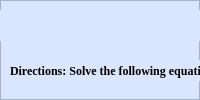
                <widget class="QWidget" name="mathFluencySubtest11to15">
                 <layout class="QVBoxLayout" name="verticalLayout_22">
                  <property name="spacing">
                   <number>0</number>
                  </property>
                  <property name="leftMargin">
                   <number>0</number>
                  </property>
                  <property name="topMargin">
                   <number>0</number>
                  </property>
                  <property name="rightMargin">
                   <number>0</number>
                  </property>
                  <property name="bottomMargin">
                   <number>0</number>
                  </property>
                  <item>
                   <widget class="QFrame" name="frame_55">
                    <property name="styleSheet">
                     <string notr="true">background-color: rgb(218, 229, 255);
</string>
                    </property>
                    <property name="frameShape">
                     <enum>QFrame::StyledPanel</enum>
                    </property>
                    <property name="frameShadow">
                     <enum>QFrame::Raised</enum>
                    </property>
                    <widget class="QPushButton" name="pushButton_15">
                     <property name="geometry">
                      <rect>
                       <x>590</x>
                       <y>410</y>
                       <width>81</width>
                       <height>21</height>
                      </rect>
                     </property>
                     <property name="font">
                      <font>
                       <pointsize>8</pointsize>
                       <weight>75</weight>
                       <bold>true</bold>
                       <kerning>true</kerning>
                      </font>
                     </property>
                     <property name="cursor">
                      <cursorShape>PointingHandCursor</cursorShape>
                     </property>
                     <property name="acceptDrops">
                      <bool>false</bool>
                     </property>
                     <property name="styleSheet">
                      <string notr="true">background-color: rgb(180, 203, 253);
border-radius: 10px;</string>
                     </property>
                     <property name="text">
                      <string>Next</string>
                     </property>
                     <property name="icon">
                      <iconset resource="icons.qrc">
                       <normaloff>:/icons/1CON/chevron-right.svg</normaloff>:/icons/1CON/chevron-right.svg</iconset>
                     </property>
                     <property name="iconSize">
                      <size>
                       <width>24</width>
                       <height>24</height>
                      </size>
                     </property>
                     <property name="autoDefault">
                      <bool>false</bool>
                     </property>
                    </widget>
                    <widget class="QLabel" name="label_58">
                     <property name="geometry">
                      <rect>
                       <x>10</x>
                       <y>60</y>
                       <width>281</width>
                       <height>21</height>
                      </rect>
                     </property>
                     <property name="font">
                      <font>
                       <family>Times New Roman</family>
                       <pointsize>9</pointsize>
                       <weight>75</weight>
                       <bold>true</bold>
                       <underline>false</underline>
                      </font>
                     </property>
                     <property name="mouseTracking">
                      <bool>false</bool>
                     </property>
                     <property name="text">
                      <string>Directions: Solve the following equations.</string>
                     </property>
                    </widget>
                    <widget class="QFrame" name="frame_56">
                     <property name="geometry">
                      <rect>
                       <x>10</x>
                       <y>110</y>
                       <width>661</width>
                       <height>41</height>
                      </rect>
                     </property>
                     <property name="styleSheet">
                      <string notr="true">background-color: rgb(218, 229, 255);
border-radius: 10px;</string>
                     </property>
                     <property name="frameShape">
                      <enum>QFrame::StyledPanel</enum>
                     </property>
                     <property name="frameShadow">
                      <enum>QFrame::Raised</enum>
                     </property>
                     <widget class="QLineEdit" name="lineEdit_27">
                      <property name="geometry">
                       <rect>
                        <x>280</x>
                        <y>0</y>
                        <width>381</width>
                        <height>41</height>
                       </rect>
                      </property>
                      <property name="font">
                       <font>
                        <pointsize>10</pointsize>
                       </font>
                      </property>
                      <property name="toolTip">
                       <string/>
                      </property>
                      <property name="styleSheet">
                       <string notr="true">QLineEdit {
	border: 2px solid #FFFFFF;
}

QLineEdit:focus{
	border: 2px solid #000000
}</string>
                      </property>
                      <property name="frame">
                       <bool>true</bool>
                      </property>
                      <property name="cursorPosition">
                       <number>0</number>
                      </property>
                      <property name="alignment">
                       <set>Qt::AlignLeading|Qt::AlignLeft|Qt::AlignVCenter</set>
                      </property>
                      <property name="clearButtonEnabled">
                       <bool>true</bool>
                      </property>
                     </widget>
                     <widget class="QLabel" name="label_59">
                      <property name="geometry">
                       <rect>
                        <x>10</x>
                        <y>10</y>
                        <width>261</width>
                        <height>21</height>
                       </rect>
                      </property>
                      <property name="text">
                       <string>11. Round to the nearest thousand.18,591 =</string>
                      </property>
                     </widget>
                    </widget>
                    <widget class="QFrame" name="frame_57">
                     <property name="geometry">
                      <rect>
                       <x>10</x>
                       <y>170</y>
                       <width>661</width>
                       <height>41</height>
                      </rect>
                     </property>
                     <property name="styleSheet">
                      <string notr="true">background-color: rgb(218, 229, 255);
border-radius: 10px;</string>
                     </property>
                     <property name="frameShape">
                      <enum>QFrame::StyledPanel</enum>
                     </property>
                     <property name="frameShadow">
                      <enum>QFrame::Raised</enum>
                     </property>
                     <widget class="QLineEdit" name="lineEdit_28">
                      <property name="geometry">
                       <rect>
                        <x>280</x>
                        <y>0</y>
                        <width>381</width>
                        <height>41</height>
                       </rect>
                      </property>
                      <property name="font">
                       <font>
                        <pointsize>10</pointsize>
                       </font>
                      </property>
                      <property name="toolTip">
                       <string/>
                      </property>
                      <property name="styleSheet">
                       <string notr="true">QLineEdit {
	border: 2px solid #FFFFFF;
}

QLineEdit:focus{
	border: 2px solid #000000
}</string>
                      </property>
                      <property name="frame">
                       <bool>true</bool>
                      </property>
                      <property name="cursorPosition">
                       <number>0</number>
                      </property>
                      <property name="alignment">
                       <set>Qt::AlignLeading|Qt::AlignLeft|Qt::AlignVCenter</set>
                      </property>
                      <property name="clearButtonEnabled">
                       <bool>true</bool>
                      </property>
                     </widget>
                     <widget class="QLabel" name="label_60">
                      <property name="geometry">
                       <rect>
                        <x>10</x>
                        <y>10</y>
                        <width>211</width>
                        <height>21</height>
                       </rect>
                      </property>
                      <property name="text">
                       <string>12. Write 8/10 in simplest form. = </string>
                      </property>
                     </widget>
                    </widget>
                    <widget class="QFrame" name="frame_58">
                     <property name="geometry">
                      <rect>
                       <x>10</x>
                       <y>230</y>
                       <width>661</width>
                       <height>41</height>
                      </rect>
                     </property>
                     <property name="styleSheet">
                      <string notr="true">background-color: rgb(218, 229, 255);
border-radius: 10px;</string>
                     </property>
                     <property name="frameShape">
                      <enum>QFrame::StyledPanel</enum>
                     </property>
                     <property name="frameShadow">
                      <enum>QFrame::Raised</enum>
                     </property>
                     <widget class="QLineEdit" name="lineEdit_29">
                      <property name="geometry">
                       <rect>
                        <x>280</x>
                        <y>0</y>
                        <width>381</width>
                        <height>41</height>
                       </rect>
                      </property>
                      <property name="font">
                       <font>
                        <pointsize>10</pointsize>
                       </font>
                      </property>
                      <property name="toolTip">
                       <string/>
                      </property>
                      <property name="styleSheet">
                       <string notr="true">QLineEdit {
	border: 2px solid #FFFFFF;
}

QLineEdit:focus{
	border: 2px solid #000000
}</string>
                      </property>
                      <property name="frame">
                       <bool>true</bool>
                      </property>
                      <property name="cursorPosition">
                       <number>0</number>
                      </property>
                      <property name="alignment">
                       <set>Qt::AlignLeading|Qt::AlignLeft|Qt::AlignVCenter</set>
                      </property>
                      <property name="clearButtonEnabled">
                       <bool>true</bool>
                      </property>
                     </widget>
                     <widget class="QLabel" name="label_61">
                      <property name="geometry">
                       <rect>
                        <x>10</x>
                        <y>10</y>
                        <width>201</width>
                        <height>21</height>
                       </rect>
                      </property>
                      <property name="text">
                       <string>13. Write 4/16 in simplest form. =</string>
                      </property>
                     </widget>
                    </widget>
                    <widget class="QFrame" name="frame_59">
                     <property name="geometry">
                      <rect>
                       <x>10</x>
                       <y>290</y>
                       <width>661</width>
                       <height>41</height>
                      </rect>
                     </property>
                     <property name="styleSheet">
                      <string notr="true">background-color: rgb(218, 229, 255);
border-radius: 10px;</string>
                     </property>
                     <property name="frameShape">
                      <enum>QFrame::StyledPanel</enum>
                     </property>
                     <property name="frameShadow">
                      <enum>QFrame::Raised</enum>
                     </property>
                     <widget class="QLabel" name="label_62">
                      <property name="geometry">
                       <rect>
                        <x>10</x>
                        <y>10</y>
                        <width>161</width>
                        <height>21</height>
                       </rect>
                      </property>
                      <property name="text">
                       <string>14. What is 78% of 100 = </string>
                      </property>
                     </widget>
                     <widget class="QLineEdit" name="lineEdit_30">
                      <property name="geometry">
                       <rect>
                        <x>280</x>
                        <y>0</y>
                        <width>381</width>
                        <height>41</height>
                       </rect>
                      </property>
                      <property name="font">
                       <font>
                        <pointsize>10</pointsize>
                       </font>
                      </property>
                      <property name="toolTip">
                       <string/>
                      </property>
                      <property name="styleSheet">
                       <string notr="true">QLineEdit {
	border: 2px solid #FFFFFF;
}

QLineEdit:focus{
	border: 2px solid #000000
}</string>
                      </property>
                      <property name="frame">
                       <bool>true</bool>
                      </property>
                      <property name="cursorPosition">
                       <number>0</number>
                      </property>
                      <property name="alignment">
                       <set>Qt::AlignLeading|Qt::AlignLeft|Qt::AlignVCenter</set>
                      </property>
                      <property name="clearButtonEnabled">
                       <bool>true</bool>
                      </property>
                     </widget>
                    </widget>
                    <widget class="QFrame" name="frame_60">
                     <property name="geometry">
                      <rect>
                       <x>10</x>
                       <y>350</y>
                       <width>661</width>
                       <height>41</height>
                      </rect>
                     </property>
                     <property name="styleSheet">
                      <string notr="true">background-color: rgb(218, 229, 255);
border-radius: 10px;</string>
                     </property>
                     <property name="frameShape">
                      <enum>QFrame::StyledPanel</enum>
                     </property>
                     <property name="frameShadow">
                      <enum>QFrame::Raised</enum>
                     </property>
                     <widget class="QLineEdit" name="lineEdit_31">
                      <property name="geometry">
                       <rect>
                        <x>280</x>
                        <y>0</y>
                        <width>381</width>
                        <height>41</height>
                       </rect>
                      </property>
                      <property name="font">
                       <font>
                        <pointsize>10</pointsize>
                       </font>
                      </property>
                      <property name="toolTip">
                       <string/>
                      </property>
                      <property name="styleSheet">
                       <string notr="true">QLineEdit {
	border: 2px solid #FFFFFF;
}

QLineEdit:focus{
	border: 2px solid #000000
}</string>
                      </property>
                      <property name="frame">
                       <bool>true</bool>
                      </property>
                      <property name="cursorPosition">
                       <number>0</number>
                      </property>
                      <property name="alignment">
                       <set>Qt::AlignLeading|Qt::AlignLeft|Qt::AlignVCenter</set>
                      </property>
                      <property name="clearButtonEnabled">
                       <bool>true</bool>
                      </property>
                     </widget>
                     <widget class="QLabel" name="label_63">
                      <property name="geometry">
                       <rect>
                        <x>10</x>
                        <y>10</y>
                        <width>161</width>
                        <height>21</height>
                       </rect>
                      </property>
                      <property name="text">
                       <string>14. What is 78% of 100 = </string>
                      </property>
                     </widget>
                    </widget>
                    <widget class="QLabel" name="label_64">
                     <property name="geometry">
                      <rect>
                       <x>0</x>
                       <y>10</y>
                       <width>681</width>
                       <height>31</height>
                      </rect>
                     </property>
                     <property name="font">
                      <font>
                       <family>Times New Roman</family>
                       <pointsize>14</pointsize>
                       <weight>75</weight>
                       <bold>true</bold>
                       <underline>false</underline>
                      </font>
                     </property>
                     <property name="mouseTracking">
                      <bool>false</bool>
                     </property>
                     <property name="text">
                      <string>Math Fluency Subtest</string>
                     </property>
                     <property name="alignment">
                      <set>Qt::AlignCenter</set>
                     </property>
                    </widget>
                    <widget class="QPushButton" name="pushButton_16">
                     <property name="geometry">
                      <rect>
                       <x>10</x>
                       <y>410</y>
                       <width>81</width>
                       <height>21</height>
                      </rect>
                     </property>
                     <property name="font">
                      <font>
                       <pointsize>8</pointsize>
                       <weight>75</weight>
                       <bold>true</bold>
                       <kerning>true</kerning>
                      </font>
                     </property>
                     <property name="cursor">
                      <cursorShape>PointingHandCursor</cursorShape>
                     </property>
                     <property name="acceptDrops">
                      <bool>false</bool>
                     </property>
                     <property name="styleSheet">
                      <string notr="true">background-color: rgb(180, 203, 253);
border-radius: 10px;</string>
                     </property>
                     <property name="text">
                      <string>Next</string>
                     </property>
                     <property name="icon">
                      <iconset resource="icons.qrc">
                       <normaloff>:/icons/1CON/chevron-left.svg</normaloff>:/icons/1CON/chevron-left.svg</iconset>
                     </property>
                     <property name="iconSize">
                      <size>
                       <width>24</width>
                       <height>24</height>
                      </size>
                     </property>
                     <property name="autoDefault">
                      <bool>false</bool>
                     </property>
                    </widget>
                   </widget>
                  </item>
                 </layout>
                </widget>
